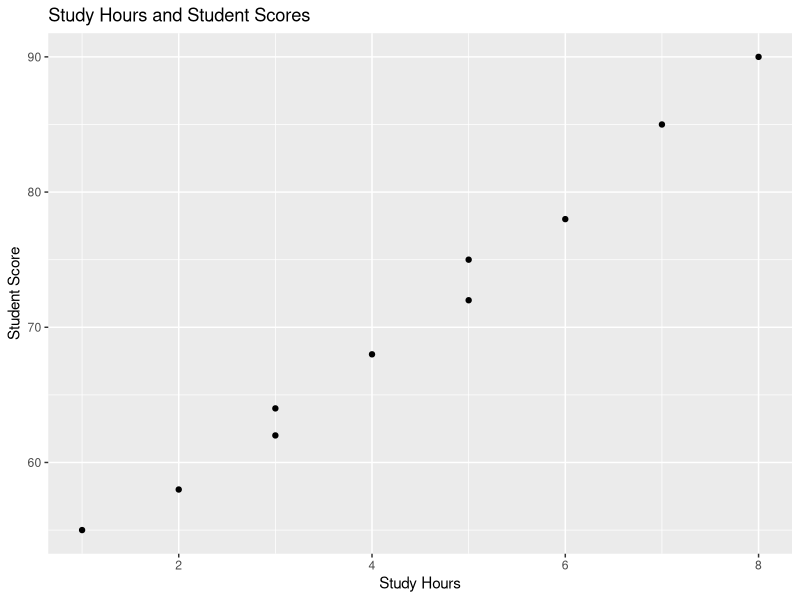

R code for this plot:
# Create student dataset

student_data <- data.frame(
  student_id = 1:10,
  study_hours = c(2, 3, 4, 5, 1, 6, 7, 3, 8, 5),
  score = c(58, 62, 68, 72, 55, 78, 85, 64, 90, 75)
)

print(student_data)
# Check dataset

head(student_data)

str(student_data)

dim(student_data)

summary(student_data)
# Extract student scores

student_data$score
student_data$study_hours
student_data$student_id
student_data$score
# First student

student_data[1, ]
# First student

student_data[3, ]
student_data[1, 3]
# Calculate statistics

mean(student_data$score)

max(student_data$score)

min(student_data$score)

median(student_data$score)

summary(student_data$score)
# Calculate statistics

mean(student_data$score)

max(student_data$score)

min(student_data$score)

median(student_data$score)

summary(student_data$score)
library(ggplot2)

ggplot(student_data, aes(x = study_hours, y = score)) +
  geom_point() +
  labs(
    title = "Study Hours and Student Scores",
    x = "Study Hours",
    y = "Student Score"
  )
library(ggplot2)
# Find students with scores above 80

high_scores <- student_data[
  student_data$score >= 80,
]

print(high_scores)
students_pass <- student_data[
  student_data$score >= 70,
]

print(students_pass)

# Sort students by score

sorted_students <- student_data[
  order(student_data$score),
]

print(sorted_students)

# Sort students from highest to lowest

top_students <- student_data[
  order(student_data$score, decreasing = TRUE),
]

print(top_students)
top_three <- head(top_students, 3)

print(top_three)
